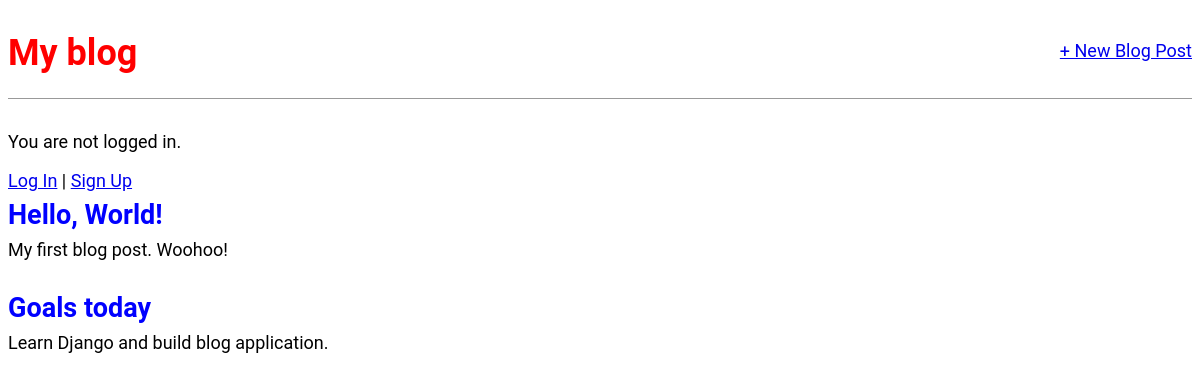
Before: / with the older database file.
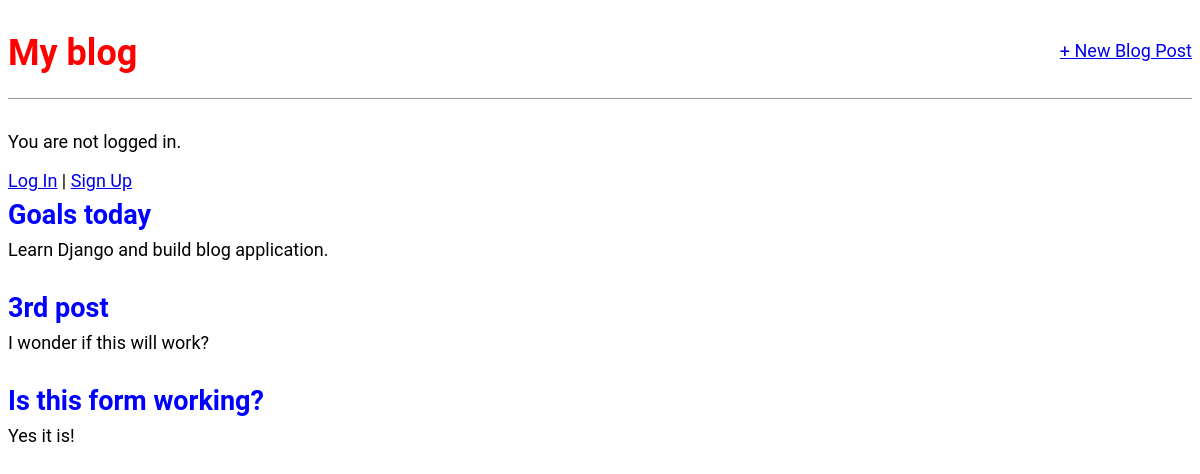
After: the same page with the newer database file.
### blog/models.py (models this page shows, shortened)
class Post(models.Model):
    title = models.CharField(max_length=200)
    author = models.ForeignKey(
        "auth.User",
        on_delete=models.CASCADE,
    )
    body = models.TextField()

### blog/views.py (the view)
# urls.py: path("", BlogListView.as_view(), name="home"),
class BlogListView(ListView):
    model = Post
    template_name = "home.html"

### templates/home.html
{% extends "base.html" %}
{% block content %}
{% for post in post_list %}
    <div class="post-entry">
        <h2><a href="{% url 'post_detail' post.pk %}">{{ post.title }}</a></h2>
        <p>{{ post.body }}</p>
    </div>
{% endfor %}
{% endblock content %}

### templates/base.html (shortened to what this page needs)
{% load static %}
<html>
    <head>
        <link rel="stylesheet" href="{% static 'css/base.css' %}">
    </head>
    <body>
        <header>
            <div class="nav-left">
                <h1><a href="{% url 'home' %}">My blog</a></h1>
            </div>
            <div class="nav-right">
                <a href="{% url 'post_new' %}">+ New Blog Post</a>
            </div>
        </header>
        {% if user.is_authenticated %}
            <p>Hi {{ user.username }}</p>
            <p><a href="{% url 'logout' %}">Log out</a></p>
        {% else %}
            <p>You are not logged in.</p>
            <a href="{% url 'login' %}">Log In</a> |
            <a href="{% url 'signup' %}">Sign Up</a>
        {% endif %}
        <div>
            {% block content %}
            {% endblock content %}
        </div>
    </body>
</html>

### static/css/base.css (style rules this page uses)
body { font-family: 'Roboto', sans-serif; font-size: 18px; }
header { border-bottom: 1px solid #999; margin-bottom: 2rem; display: flex; }
header h1 a { color: red; text-decoration: none; }
.nav-left { margin-right: auto; }
.nav-right { display: flex; padding-top: 2rem; }
.post-entry { margin-bottom: 2rem; }
.post-entry h2 { margin: 0.5rem 0; }
.post-entry h2 a, .post-entry h2 a:visited { color: blue; text-decoration: none; }
.post-entry p { margin: 0; font-weight: 400; }

Changed rows visible on the page:
removed Post: title "Hello, World!", body "My first blog post. Woohoo!"
added Post: title "3rd post", body "I wonder if this will work?"
added Post: title "Is this form working?", body "Yes it is!"
